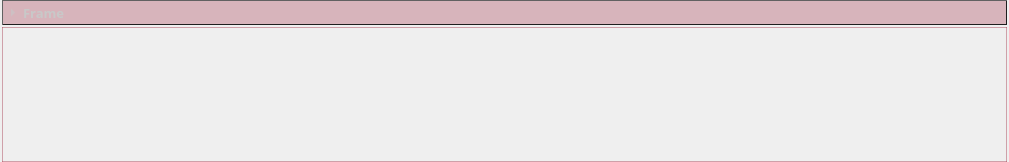
<?xml version="1.0" encoding="UTF-8"?>
<ui version="4.0">
 <class>collapseForm</class>
 <widget class="QWidget" name="collapseForm">
  <property name="geometry">
   <rect>
    <x>0</x>
    <y>0</y>
    <width>1009</width>
    <height>162</height>
   </rect>
  </property>
  <property name="windowTitle">
   <string>Form</string>
  </property>
  <layout class="QGridLayout" name="formGLayout">
   <property name="margin">
    <number>0</number>
   </property>
   <property name="spacing">
    <number>0</number>
   </property>
   <item row="0" column="0">
    <widget class="QFrame" name="collapseFrame">
     <property name="sizePolicy">
      <sizepolicy hsizetype="Preferred" vsizetype="Preferred">
       <horstretch>0</horstretch>
       <verstretch>0</verstretch>
      </sizepolicy>
     </property>
     <property name="minimumSize">
      <size>
       <width>0</width>
       <height>0</height>
      </size>
     </property>
     <property name="maximumSize">
      <size>
       <width>16777215</width>
       <height>16777215</height>
      </size>
     </property>
     <property name="frameShape">
      <enum>QFrame::NoFrame</enum>
     </property>
     <property name="frameShadow">
      <enum>QFrame::Sunken</enum>
     </property>
     <property name="lineWidth">
      <number>2</number>
     </property>
     <layout class="QGridLayout" name="frameGLayout">
      <property name="leftMargin">
       <number>2</number>
      </property>
      <property name="topMargin">
       <number>0</number>
      </property>
      <property name="rightMargin">
       <number>2</number>
      </property>
      <property name="bottomMargin">
       <number>0</number>
      </property>
      <property name="horizontalSpacing">
       <number>0</number>
      </property>
      <property name="verticalSpacing">
       <number>2</number>
      </property>
      <item row="1" column="0" colspan="2">
       <widget class="QToolButton" name="toolBtn">
        <property name="sizePolicy">
         <sizepolicy hsizetype="Expanding" vsizetype="Fixed">
          <horstretch>100</horstretch>
          <verstretch>0</verstretch>
         </sizepolicy>
        </property>
        <property name="minimumSize">
         <size>
          <width>0</width>
          <height>25</height>
         </size>
        </property>
        <property name="font">
         <font>
          <family>Meiryo</family>
          <pointsize>10</pointsize>
          <weight>75</weight>
          <bold>true</bold>
         </font>
        </property>
        <property name="styleSheet">
         <string notr="true">QToolButton {	color: rgb(200, 200, 200); 
						background-color:rgb(170, 70, 90, 90);  
						border-bottom: 1px solid rgb(30,30,30);
						border-right: 1px solid rgb(30,30,30);
						border-top: 1px solid rgb(97, 97, 97);
						border-left: 1px solid rgb(97, 97, 97);  }

QToolButton:checked {	color: rgb(200,200, 200); 
										background-color: rgba(170, 70, 90, 120);
										border-top: 1px solid rgb(30,30,30);
										border-left: 1px solid rgb(30,30,30);
										border-bottom: 1px solid rgb(97, 97, 97);
										border-right: 1px solid rgb(97, 97, 97);  }

QToolButton:hover:!checked {	color: rgb(200, 200, 200); 
													background-color: rgba(170, 70, 90, 120);   
													border-bottom: 1px solid rgb(30,30,30);
													border-right: 1px solid rgb(30,30,30);
													border-top: 1px solid rgb(97, 97, 97);
													border-left: 1px solid rgb(97, 97, 97);  }

QToolButton:hover:checked {		color: rgb(200, 200, 200); 
													background-color: rgba(170, 70, 90, 190);
													border-top: 1px solid rgb(30,30,30);
													border-left: 1px solid rgb(30,30,30);
													border-bottom: 1px solid rgb(97, 97, 97);
													border-right: 1px solid rgb(97, 97, 97);  }</string>
        </property>
        <property name="text">
         <string>Frame</string>
        </property>
        <property name="checkable">
         <bool>true</bool>
        </property>
        <property name="checked">
         <bool>false</bool>
        </property>
        <property name="toolButtonStyle">
         <enum>Qt::ToolButtonTextBesideIcon</enum>
        </property>
        <property name="autoRaise">
         <bool>true</bool>
        </property>
        <property name="arrowType">
         <enum>Qt::RightArrow</enum>
        </property>
       </widget>
      </item>
      <item row="2" column="0" colspan="2">
       <widget class="QGroupBox" name="grp">
        <property name="sizePolicy">
         <sizepolicy hsizetype="Preferred" vsizetype="Preferred">
          <horstretch>0</horstretch>
          <verstretch>0</verstretch>
         </sizepolicy>
        </property>
        <property name="styleSheet">
         <string notr="true">QGroupBox{
	border: 1px solid rgba(170, 70, 90, 120);
	border-radius: 0px;
	margin-top: 0ex;
	margin-bottom: 0ex;
	padding: 2 2px;

}

QGroupBox:title {
    subcontrol-origin: margin;
    subcontrol-position: top center;
	border: 1px solid rgba(170, 70, 90, 120);

    padding: 10 0px;
}</string>
        </property>
        <property name="title">
         <string/>
        </property>
        <layout class="QGridLayout" name="grpGLayout" rowstretch="0">
         <property name="margin">
          <number>0</number>
         </property>
         <property name="spacing">
          <number>0</number>
         </property>
        </layout>
       </widget>
      </item>
     </layout>
    </widget>
   </item>
  </layout>
 </widget>
 <resources/>
 <connections>
  <connection>
   <sender>toolBtn</sender>
   <signal>toggled(bool)</signal>
   <receiver>grp</receiver>
   <slot>setVisible(bool)</slot>
   <hints>
    <hint type="sourcelabel">
     <x>138</x>
     <y>21</y>
    </hint>
    <hint type="destinationlabel">
     <x>138</x>
     <y>155</y>
    </hint>
   </hints>
  </connection>
 </connections>
</ui>
